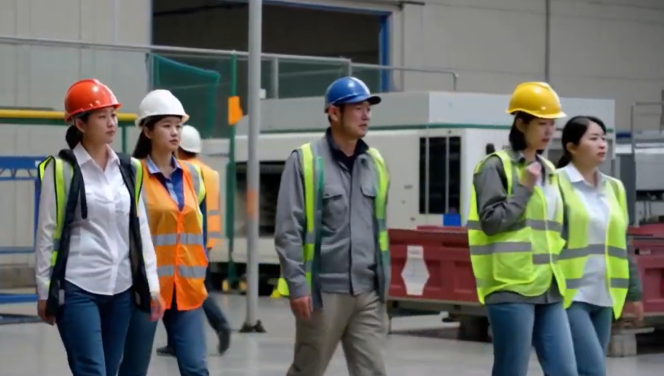
#> input picture inputs/frame.png, 1327 x 752 px (shown at 1/2 size)
$ python 8_augmentation.py
#> lines starting #> are read from the running program, lines starting #| are printed output that depends on the picture
import cv2
import numpy as np

KERNEL_SIZE = 5

if __name__ == '__main__':
    img = cv2.imread('../../inputs/frame.png')
#> img is the input picture: shape (752, 1327, 3); mean B, G, R 101.4, 107.9, 106.9
    cv2.imshow('', img)
    cv2.waitKey(0)

    grey = cv2.cvtColor(img, cv2.COLOR_BGR2GRAY)
    cv2.imshow('', grey)
    cv2.waitKey(0)

    flipped = cv2.flip(img, 1)
    cv2.imshow('', flipped)
    cv2.waitKey(0)

    flipped = cv2.flip(img, 0)
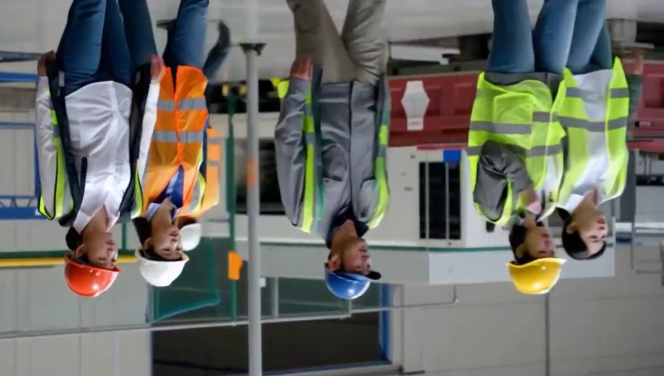
#> flipped: shape (752, 1327, 3) (shown at 1/2 size); mean B, G, R 101.4, 107.9, 106.9
    cv2.imshow('', flipped)
    cv2.waitKey(0)

    kernel = np.array([[0, -1, 0],
                       [-1, 5, -1],
                       [0, -1, 0]])
    sharpened = cv2.filter2D(img, -1, kernel)
    cv2.imshow('', sharpened)
    cv2.waitKey(0)

    # Gerar ruído Gaussiano
    mean = 0
    stddev = 25  # Desvio padrão do ruído
    gaussian_noise = np.random.normal(mean, stddev, img.shape).astype(np.float32)
    noisy_image = cv2.add(img.astype(np.float32), gaussian_noise)
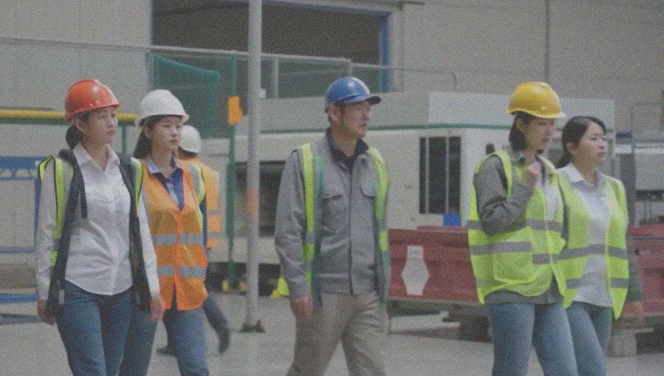
#> noisy_image: shape (752, 1327, 3) float32 (shown at 1/2 size); mean B, G, R 101.4, 107.9, 106.9; drawn with min black and max white

    # Manter os valores dentro do intervalo válido [0, 255]
    noisy_image = np.clip(noisy_image, 0, 255).astype(np.uint8)
    cv2.imshow('', noisy_image)
    cv2.waitKey(0)

    kernel_h = np.zeros((KERNEL_SIZE, KERNEL_SIZE))
    kernel_h[int((KERNEL_SIZE - 1) / 2), :] = np.ones(KERNEL_SIZE)
    kernel_h /= KERNEL_SIZE
    horizonal_blurred = cv2.filter2D(img, -1, kernel_h)
    cv2.imshow('', horizonal_blurred)
    cv2.waitKey(0)

    hsvImg = cv2.cvtColor(img, cv2.COLOR_BGR2HSV)
#> hsvImg: shape (752, 1327, 3); mean H, S, V 67.9, 65.9, 118.9
    h, s, v = cv2.split(hsvImg)
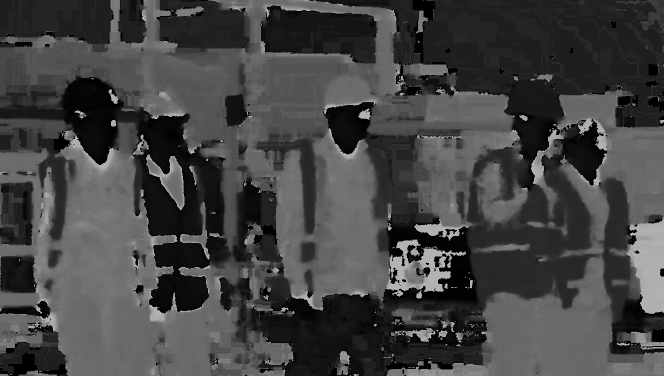
#> h: shape (752, 1327) (shown at 1/2 size); min 0, max 179, mean 67.9
    # Increase the saturation (e.g., by 10%)
    s = np.clip(s * .5, 0, 255).astype(np.uint8)
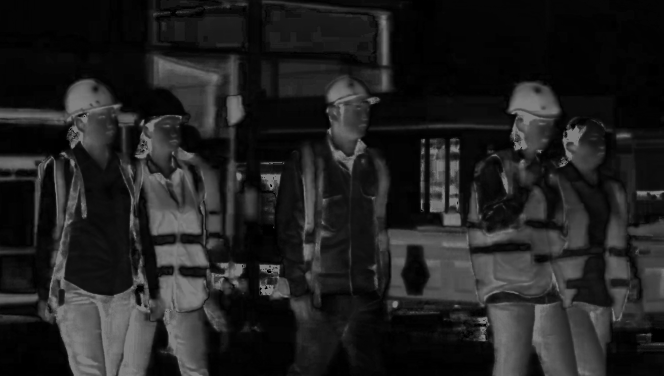
#> s: shape (752, 1327) (shown at 1/2 size); min 0, max 127, mean 32.7
    # Merge the channels back
    enhanced_hsv = cv2.merge([h, s, v])
#> enhanced_hsv: shape (752, 1327, 3); mean H, S, V 67.9, 32.7, 118.9
    sat_image = cv2.cvtColor(enhanced_hsv, cv2.COLOR_HSV2BGR)
    cv2.imshow('', sat_image)
    cv2.waitKey(0)

    alpha = 2.  # Contrast control
    beta = 4  # Brightness control
    adjusted = cv2.convertScaleAbs(img, alpha=alpha, beta=beta)
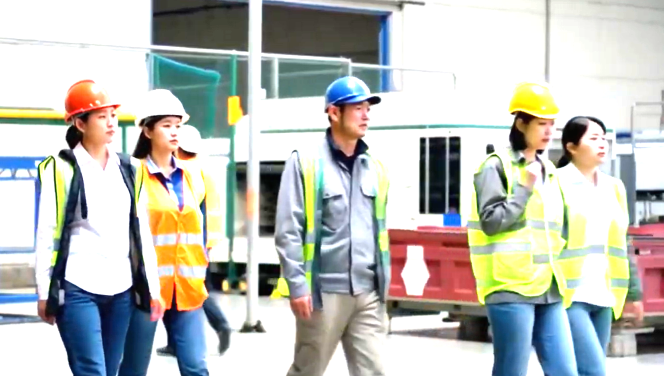
#> adjusted: shape (752, 1327, 3) (shown at 1/2 size); mean B, G, R 184.1, 190.3, 188.7
    cv2.imshow('', adjusted)
    cv2.waitKey(0)

    # Obter as dimensões da imagem
    (h, w) = img.shape[:2]
#> h = 752; w = 1327

    # Definir o ponto central para a rotação
    center = (w // 2, h // 2)
#> center = (663, 376)

    # Criar a matriz de rotação
    angle = 35  # Ângulo de rotação
    scale = 1.0  # Escala da imagem
    rotation_matrix = cv2.getRotationMatrix2D(center, angle, scale)

    # Aplicar a rotação
    rotated_image = cv2.warpAffine(img, rotation_matrix, (w, h))
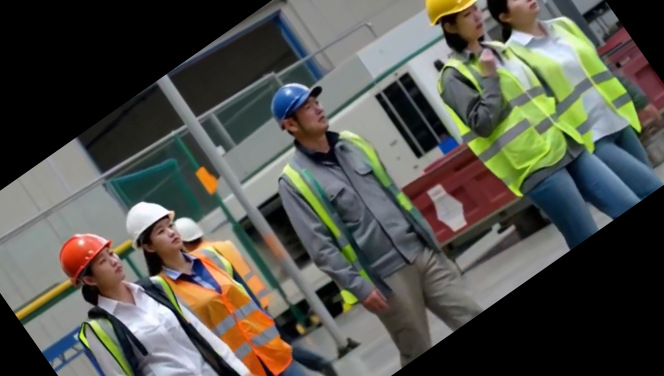
#> rotated_image: shape (752, 1327, 3) (shown at 1/2 size); mean B, G, R 75.9, 83.1, 82.9

    # Exibir a imagem rotacionada
    cv2.imshow('', rotated_image)
    cv2.waitKey(0)

    crop = img[150:650, 70:800]
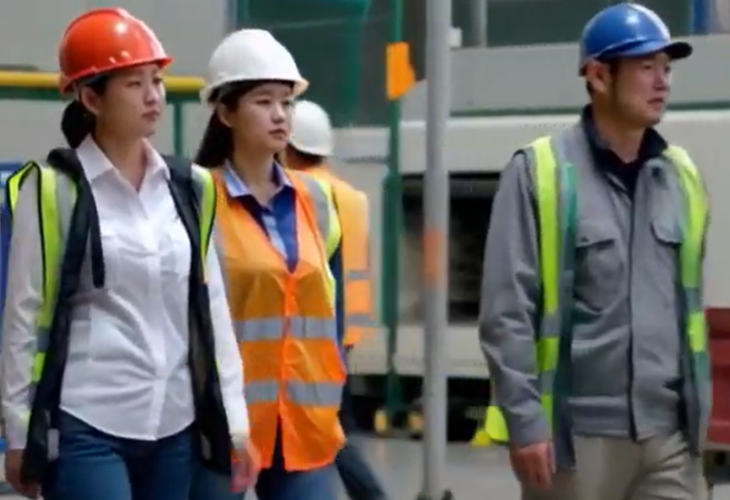
#> crop: shape (500, 730, 3); mean B, G, R 98.1, 104.1, 108.7
    cv2.imshow('', crop)
    cv2.waitKey(0)

    cv2.destroyAllWindows()

$ run again, with inputs/garrafas.png copied over inputs/frame.png
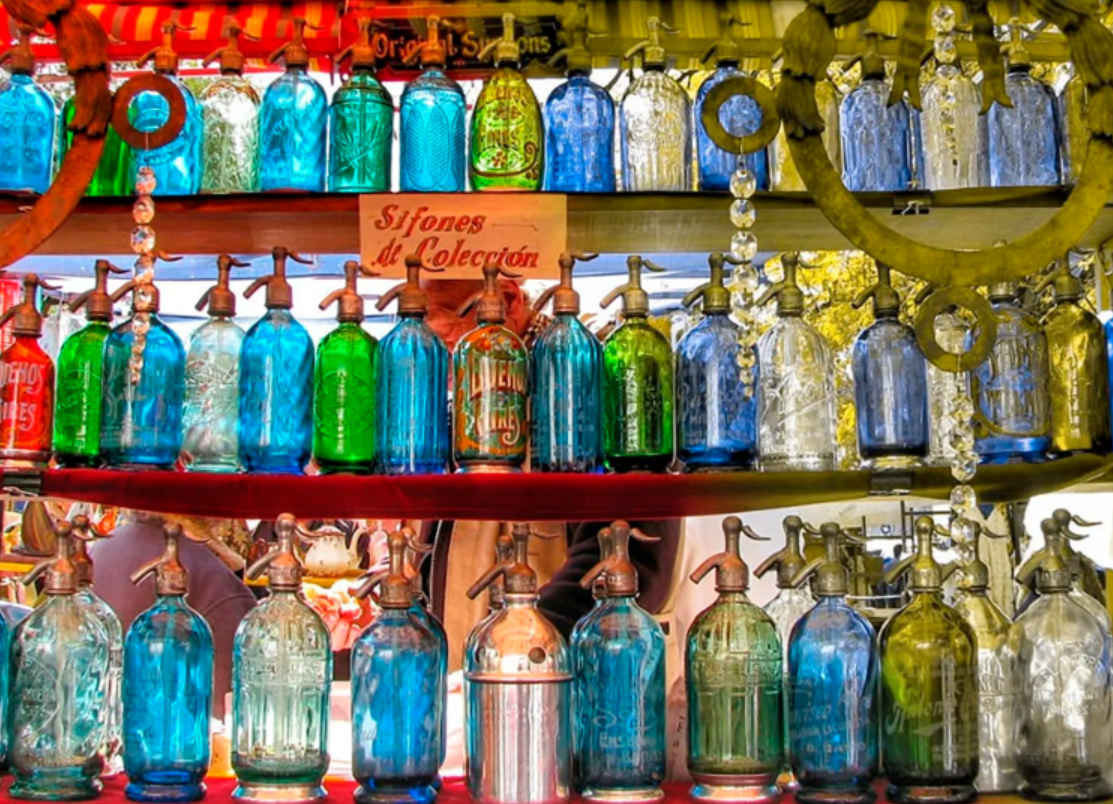
#> input picture inputs/garrafas.png, 1113 x 804 px
#> img is the input picture: shape (804, 1113, 3); mean B, G, R 90.2, 113.5, 119.7
#> hsvImg: shape (804, 1113, 3); mean H, S, V 51.5, 154.5, 149.4
#> `h, s, v = cv2.split(hsvImg)`:
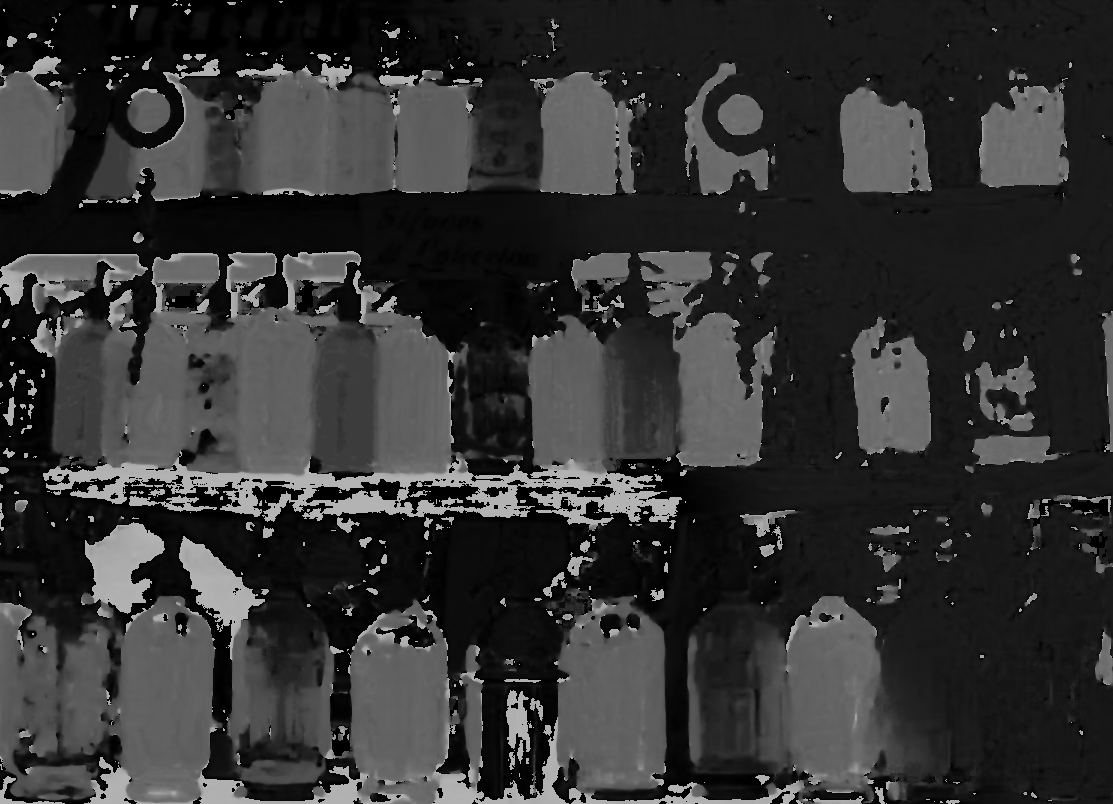
#> h: shape (804, 1113); min 0, max 179, mean 51.5
#> `h, s, v = cv2.split(hsvImg)`:
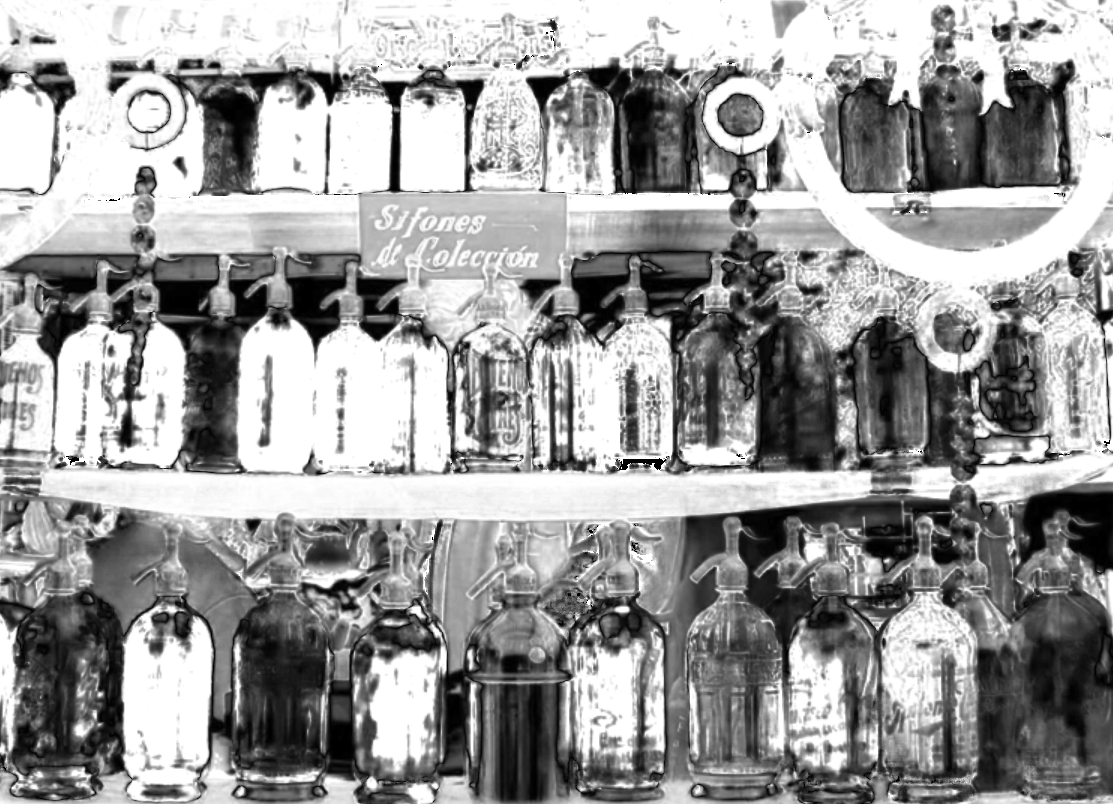
#> s: shape (804, 1113); min 0, max 255, mean 154.5
